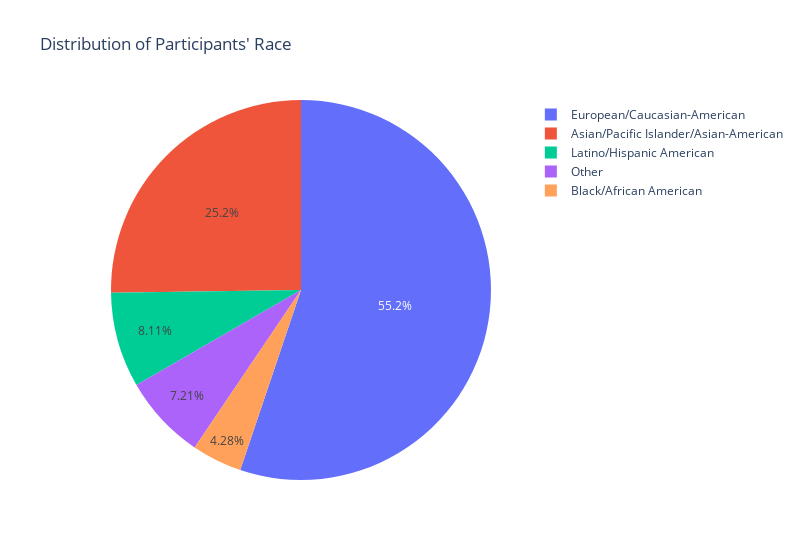

Write notebook code for a chart like this one.
### Code cell
# Describe participants' race

grouped_race_cat = df.groupby('race_cat')['iid'].nunique().reset_index()
grouped_race_cat.columns = ['race_cat', 'count']  
display(grouped_race_cat)

# Create a pie chart
fig = px.pie(grouped_race_cat, names='race_cat', values='count', 
             title="Distribution of Participants' Race", width=WIDTH)
fig.show()

fig.write_image("images/race_distribution.png", width = WIDTH)
![race_distribution](images/race_distribution.png)

### Figure 1 — Plotly figure (JSON) as saved in the notebook; plotly's stock layout.template omitted (floating-point values rounded to 4 significant figures)
{"data": [{"domain": {"x": [0, 1], "y": [0, 1]}, "hovertemplate": "race_cat=%{label}<br>count=%{value}<extra></extra>", "labels": ["Asian/Pacific Islander/Asian-American", "Black/African American", "European/Caucasian-American", "Latino/Hispanic American", "Other"], "legendgroup": "", "name": "", "showlegend": true, "type": "pie", "values": [112, 19, 245, 36, 32]}], "layout": {"legend": {"tracegroupgap": 0}, "title": {"text": "Distribution of Participants' Race"}, "width": 800}}
